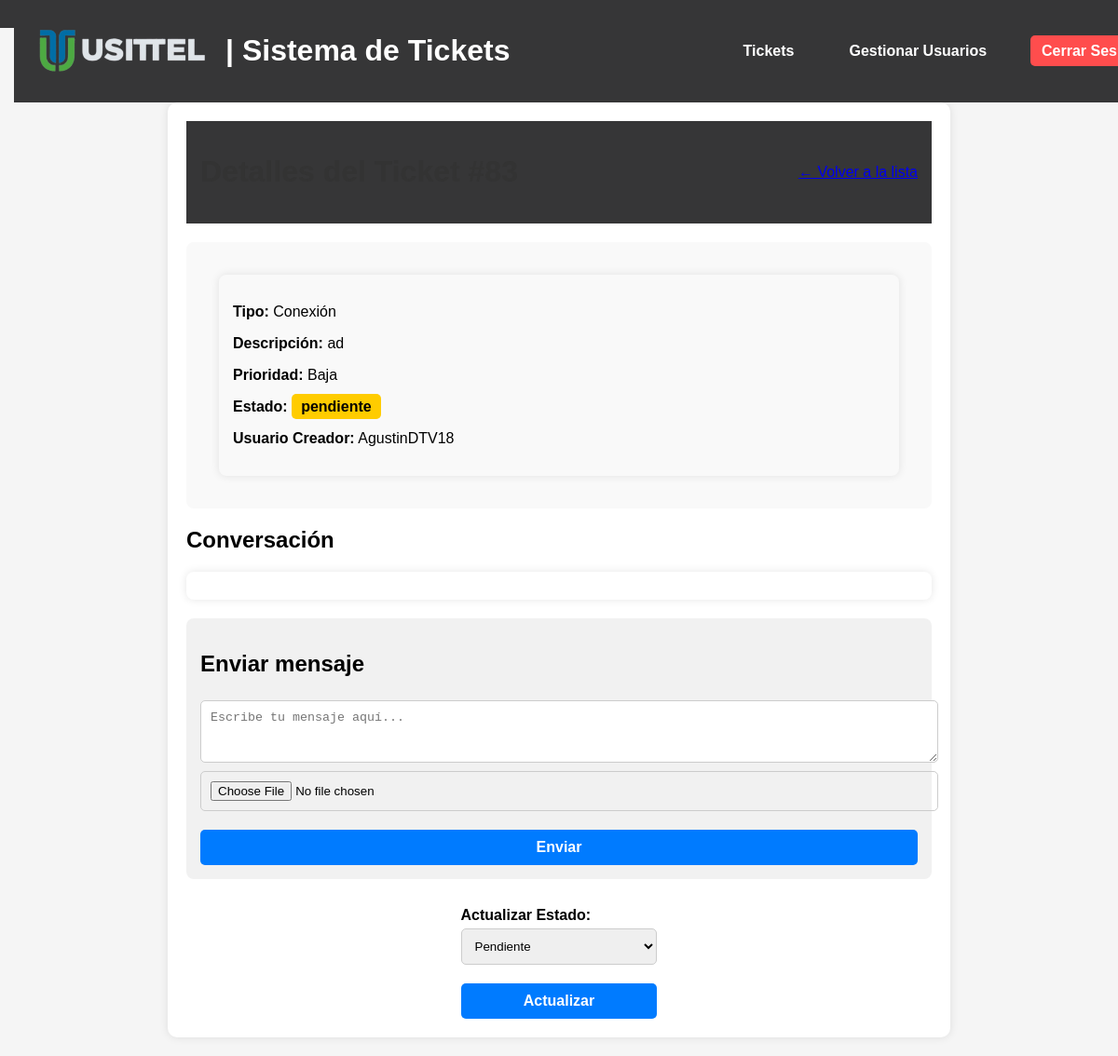
Page /ticket/83 (signed in) on the earlier database version.
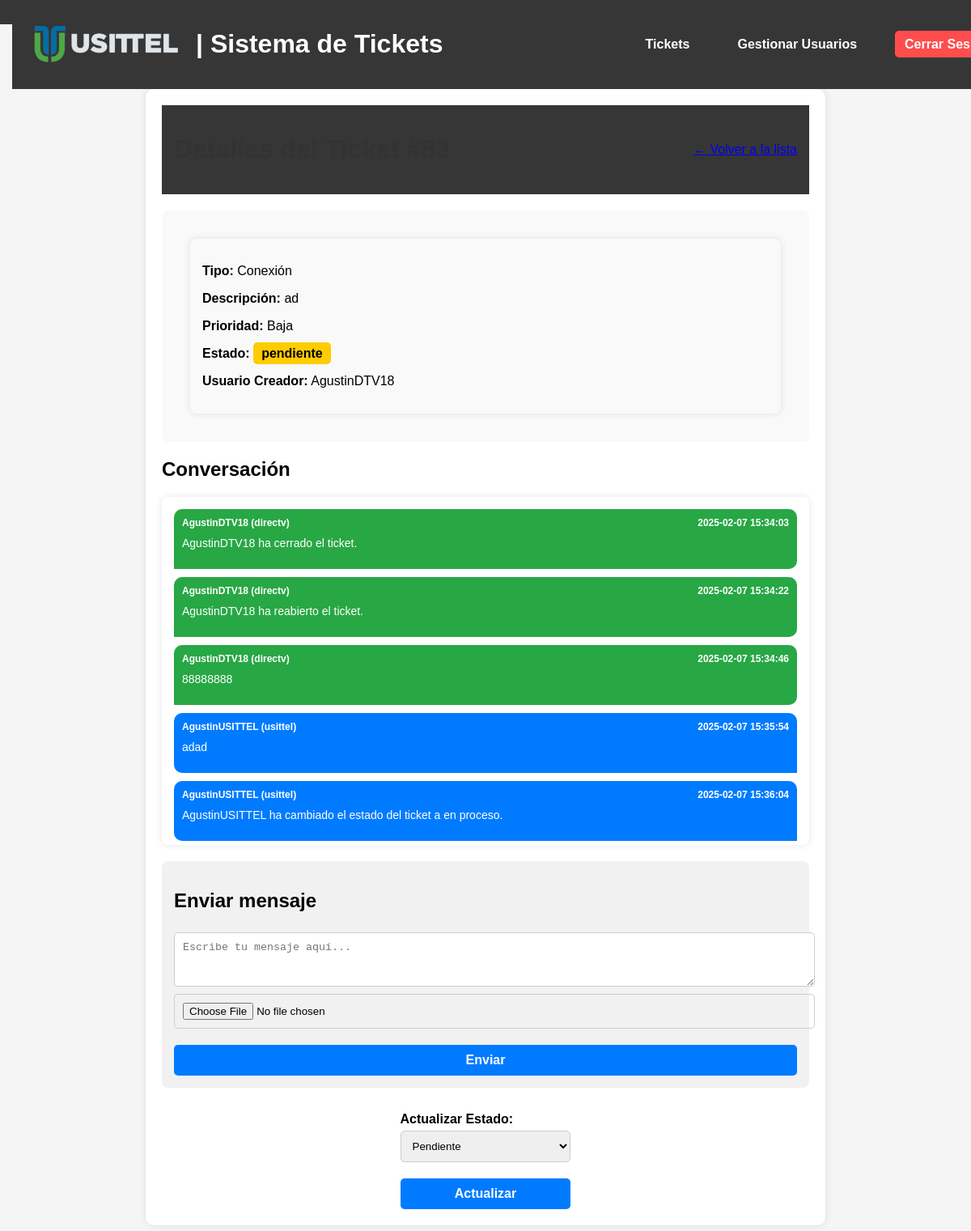
Same page on the later database version.
### tables this page shows
CREATE TABLE tickets (
    id INTEGER PRIMARY KEY AUTOINCREMENT,
    tipo TEXT NOT NULL,
    descripcion TEXT NOT NULL,
    prioridad TEXT NOT NULL,
    fecha_creacion DATETIME DEFAULT CURRENT_TIMESTAMP,
    usuario_creador TEXT NOT NULL,
    notas TEXT,
    archivo TEXT
, usuario_asignado TEXT, estado TEXT DEFAULT 'pendiente');

CREATE TABLE messages (
    id INTEGER PRIMARY KEY AUTOINCREMENT,
    ticket_id INTEGER NOT NULL,
    usuario TEXT NOT NULL,
    rol TEXT NOT NULL,
    mensaje TEXT NOT NULL,
    fecha TIMESTAMP DEFAULT CURRENT_TIMESTAMP, archivo_adjunto TEXT,
    FOREIGN KEY (ticket_id) REFERENCES tickets (id)
);

### app.py (the view)
@app.route('/ticket/<int:id>', methods=['GET'])
@login_required
def view_ticket(id):
    conn = get_db_connection()
    ticket = conn.execute('SELECT * FROM tickets WHERE id = ?', (id,)).fetchone()
    messages = conn.execute('SELECT * FROM messages WHERE ticket_id = ? ORDER BY fecha ASC', (id,)).fetchall()
    conn.close()
    if not ticket:
        return "Ticket no encontrado", 404
    return render_template('view_ticket.html', ticket=ticket, messages=messages, current_user=current_user)

### app.py (called while the page is built)
def get_db_connection():
    conn = sqlite3.connect('database.db', timeout=10)  # Espera hasta 10 segundos si la base de datos está bloqueada
    conn.row_factory = sqlite3.Row
    return conn

@login_manager.user_loader
def load_user(user_id):
    conn = get_db_connection()
    user = conn.execute('SELECT * FROM users WHERE id = ?', (user_id,)).fetchone()
    conn.close()
    if user:
        return User(id=user['id'], username=user['username'], role=user['role'])
    return None

### templates/view_ticket.html (shortened to what this page needs)
{% extends "base.html" %}
{% block content %}
<div class="container-ticket">
    <header class="ticket-header">
        <h1>Detalles del Ticket #{{ ticket['id'] }}</h1>
        <a href="/tickets" class="btn-back">← Volver a la lista</a>
    </header>
    <div class="ticket-info">
        <div class="ticket-details">
            <p><strong>Tipo:</strong> {{ ticket['tipo'] }}</p>
            <p><strong>Descripción:</strong> {{ ticket['descripcion'] }}</p>
            <p><strong>Prioridad:</strong> {{ ticket['prioridad'] }}</p>
            <p><strong>Estado:</strong>
                <span class="estado estado-{{ ticket['estado']|lower }}">{{ ticket['estado'] }}</span>
            </p>
            <p><strong>Usuario Creador:</strong> {{ ticket['usuario_creador'] }}</p>
        </div>
    </div>
    <div class="chat-section">
        <h2>Conversación</h2>
        <div class="chat-container">
            {% for message in messages %}
            <div class="message-box {% if message['rol'] == 'usittel' %}usittel-message{% else %}directv-message{% endif %}">
                <div class="message-header">
                    <span class="message-user">{{ message['usuario'] }} ({{ message['rol'] }})</span>
                    <span class="message-date">{{ message['fecha'] }}</span>
                </div>
                <p class="message-text">{{ message['mensaje'] }}</p>
            </div>
            {% endfor %}
        </div>
    </div>
    {% if ticket['estado'].lower() != 'cerrado' %}
    <div class="message-form">
        <h2>Enviar mensaje</h2>
        <form method="POST" action="{{ url_for('add_message', ticket_id=ticket['id']) }}" enctype="multipart/form-data">
            <textarea name="mensaje" rows="3" required placeholder="Escribe tu mensaje aquí..."></textarea>
            <input type="file" name="archivo">
            <button type="submit" class="btn-action">Enviar</button>
        </form>
    </div>
    {% else %}
    <p class="closed-ticket-message"><strong>Este ticket está cerrado y no se pueden agregar mensajes.</strong></p>
    {% endif %}
    <div class="actions-container">
        {% if current_user.role == 'usittel' and ticket.estado != 'cerrado' %}
        <form action="{{ url_for('update_ticket', id=ticket.id) }}" method="POST">
            <label for="estado">Actualizar Estado:</label>
            <select name="estado" required>
                <option value="pendiente" {% if ticket.estado=='pendiente' %}selected{% endif %}>Pendiente</option>
            </select>
            <button type="button" class="btn-action confirm-update-status">Actualizar</button>
        </form>
        {% endif %}
    </div>
</div>
{% endblock %}

### templates/base.html (shortened to what this page needs)
<!DOCTYPE html>
<html lang="es">
<head>
    <link rel="stylesheet" href="{{ url_for('static', filename='styles.css') }}">
</head>
<body>
    <header>
        {% include 'header.html' %}
    </header>
    <div class="container">
        {% block content %}{% endblock %}
    </div>
</body>
</html>

### templates/header.html (shortened to what this page needs)
<!DOCTYPE html>
<html lang="es">
<head>
    <link rel="stylesheet" href="{{ url_for('static', filename='styles.css') }}">
</head>
<body>
    <header class="navbar">
        <div class="container">
            <div class="logo-container">
                <img src="{{ url_for('static', filename='logo.png') }}" alt="Usittel Logo" class="logo-img">
                <h1 class="logo-text">| Sistema de Tickets</h1>
            </div>
            <nav>
                <ul>
                    <li><a href="{{ url_for('tickets') }}">Tickets</a></li>
                    {% if current_user.role == 'usittel' %}
                    <li><a href="{{ url_for('users') }}">Gestionar Usuarios</a></li>
                    {% endif %}
                    <li><a href="{{ url_for('logout') }}" class="logout-btn">Cerrar Sesión</a></li>
                </ul>
            </nav>
        </div>
    </header>
</body>
</html>

### static/styles.css (style rules this page uses)
body { font-family: Arial, sans-serif; margin: 0; padding: 0; background-color: #f5f5f5; }
header { background-color: #363637; color: white; padding: 15px; display: flex; justify-content: space-between; align-items: center; }
header nav a { color: white; text-decoration: none; margin-left: 15px; }
.ticket-details { background: #f9f9f9; padding: 15px; margin: 20px; border-radius: 8px; box-shadow: 0 0 10px rgba(0, 0, 0, 0.1); }
textarea { width: 100%; padding: 10px; border-radius: 5px; }
h1 { color: #333; }
button { width: 100%; background: #007bff; color: white; border: none; padding: 10px; margin-top: 20px; border-radius: 5px; cursor: pointer; font-size: 16px; }
.navbar nav ul { list-style: none; margin: 0; padding: 0; display: flex; }
.navbar nav ul li { margin-left: 20px; }
.navbar nav ul li a { color: white; text-decoration: none; font-size: 16px; }
.navbar { background: #363637; color: white; padding: 15px 20px; position: fixed; top: 0; width: 100%; z-index: 1000; display: flex; justify-content: center; align-items: center; }
.container { margin-top: 80px; }
.logo-text { color: white; }
.navbar .container { display: flex; justify-content: space-between; align-items: center; width: 100%; max-width: 1200px; margin: 0 auto; }
.logo-container { display: flex; align-items: center; }
.logo-img { height: 50px; margin-right: 15px; }
.navbar nav ul li a { color: white; text-decoration: none; font-size: 16px; font-weight: bold; padding: 8px 12px; transition: background 0.3s ease; border-radius: 5px; }
.logout-btn { background: #ff4d4d; padding: 8px 12px; border-radius: 5px; font-weight: bold; }
.message-user { font-size: 12px; font-weight: bold; margin-bottom: 5px; }
label { display: block; text-align: left; font-weight: bold; margin-top: 10px; }
input, select, textarea { width: 100%; padding: 10px; margin-top: 5px; border: 1px solid #ccc; border-radius: 5px; }
.estado { font-weight: bold; padding: 5px 10px; border-radius: 5px; }
.btn-action { background: #007bff; padding: 10px; color: white; border-radius: 5px; font-weight: bold; }
.container-ticket { max-width: 800px; margin: 20px auto; padding: 20px; background: white; border-radius: 10px; box-shadow: 0 0 10px rgba(0, 0, 0, 0.1); }
.ticket-header { display: flex; justify-content: space-between; align-items: center; margin-bottom: 20px; }
.ticket-info { background: #f9f9f9; padding: 15px; border-radius: 8px; margin-bottom: 20px; }
.estado-pendiente { background: #ffcc00; color: black; }
.chat-section { margin-top: 20px; }
.chat-container { background: white; padding: 15px; border-radius: 8px; box-shadow: 0 0 10px rgba(0, 0, 0, 0.1); max-height: 400px; overflow-y: auto; }
.message-box { padding: 10px; border-radius: 10px; margin-bottom: 10px; }
.message-header { display: flex; justify-content: space-between; font-size: 12px; font-weight: bold; }
.usittel-message { background: #007bff; color: white; border-radius: 10px 10px 0 10px; }
.directv-message { background: #28a745; color: white; border-radius: 10px 10px 10px 0; }
.message-text { margin-top: 5px; font-size: 14px; }
.message-form { margin-top: 20px; padding: 15px; background: #f1f1f1; border-radius: 8px; }
.message-form textarea { width: 100%; padding: 10px; border-radius: 5px; }
.actions-container { display: flex; justify-content: space-around; margin-top: 20px; }

Differences in the rows shown:
added messages: usuario "AgustinDTV18", rol "directv", fecha "2025-02-07 15:34:03", mensaje "AgustinDTV18 ha cerrado el ticket."
added messages: usuario "AgustinDTV18", rol "directv", fecha "2025-02-07 15:34:22", mensaje "AgustinDTV18 ha reabierto el ticket."
added messages: usuario "AgustinDTV18", rol "directv", fecha "2025-02-07 15:34:46", mensaje "88888888"
added messages: usuario "AgustinUSITTEL", rol "usittel", fecha "2025-02-07 15:35:54", mensaje "adad"
added messages: usuario "AgustinUSITTEL", rol "usittel", fecha "2025-02-07 15:36:04", mensaje "AgustinUSITTEL ha cambiado el estado del ticket a en proceso."
